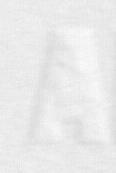
#> input picture dataset_grouped/test/A/A24.jpg, 116 x 173 px; its folder holds only this picture in this run
$ python -i prepare_dataset.py   (imports and definitions only)   (Python 2 division)
#> lines starting #> are read from the running program, lines starting #| are printed output that depends on the picture; after the words box and inside, x2 and y2 are one past the last pixel; in counts of white or black regions, pixels touching at a corner belong together
import cv2
import numpy as np
import os

def callback(x):
    pass


# Create default image
# with shape 128x128
# and put our image in center
#
def create_default_image(source_image):
    sizze = 128
    default_image = np.empty((sizze, sizze))
    default_image.fill(0)

    if source_image.shape[0] < source_image.shape[1]:
        resize_ratio = sizze / float(source_image.shape[1])
    else:
        resize_ratio = sizze / float(source_image.shape[0])

    image_res_to_def = cv2.resize(source_image, (int(source_image.shape[1] * resize_ratio), int(source_image.shape[0] * resize_ratio)))

    # default_image
    pos_st_y = int((sizze - image_res_to_def.shape[0]) / 2.)
    pos_st_x = int((sizze - image_res_to_def.shape[1]) / 2.)
    default_image[
        pos_st_y:pos_st_y + image_res_to_def.shape[0],
        pos_st_x:pos_st_x + image_res_to_def.shape[1]
    ] = image_res_to_def

    return default_image
#
# ===== ###
#

def read_image(path):
#> called with path = 'dataset_grouped/test/A/A24.jpg'
    image = cv2.imread(path)
#> image is the input picture: shape (173, 116, 3); min 217, max 251, mean 234

    gray = cv2.cvtColor(image, cv2.COLOR_BGR2GRAY)
    gray = cv2.GaussianBlur(gray, (7, 7), 0)
    th_ret, edged = cv2.threshold(gray, 0, 255, cv2.THRESH_OTSU)
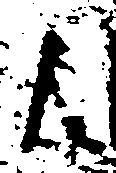
#> edged: shape (173, 116); 72.8% white; 36 black regions (25 under 20 px), largest, box (x1, y1, x2, y2) and area: (20, 23, 76, 153) 2683, (61, 116, 116, 167) 1142, (99, 10, 116, 151) 1012
#> th_ret = 232
    edged = cv2.bitwise_not(edged)  # invert
    default_image = create_default_image(edged)
#> in create_default_image, `image_res_to_def = cv2.resize(source_image, (int(source_image.shape[1]..`:
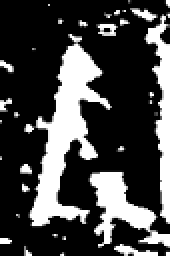
#> image_res_to_def: shape (128, 85) (shown 2 times larger); min 0, max 255, mean 69.1
#> in create_default_image, `default_image[ pos_st_y:pos_st_y + image_res_to_def.shape[0], pos_st_x..`:
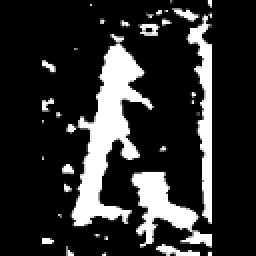
#> default_image: shape (128, 128) float64 (shown 2 times larger); min 0, max 255, mean 45.9

    return default_image, image
#=====


source_folder = 'dataset'
target_folder_images = 'dataset_grouped'
target_folder = 'dataset_np'
images_count = 0
dataset_train_count = 0
dataset_test_count = 0

dataset_train = []
dataset_test = []

# [18 lines not run here, left out]
        #print " > Label: ", label, " Files: ", label_images

labels_count = len(dataset_train)
# [4 lines not run here, left out]

data_train = np.empty([dataset_train_count, 128, 128]).astype('uint8')
data_test = np.empty([dataset_test_count, 128, 128]).astype('uint8')
labels_train = np.zeros((dataset_train_count,)).astype('uint8')
labels_test = np.zeros((dataset_test_count,)).astype('uint8')


##
## Train set
##
files_train_index = 0
label_index = 1
# [11 lines not run here, left out]
##
## Test set
##
files_test_index = 0
label_index = 1
# [30 lines not run here, left out]

>>> result = read_image('dataset_grouped/test/A/A24.jpg')
